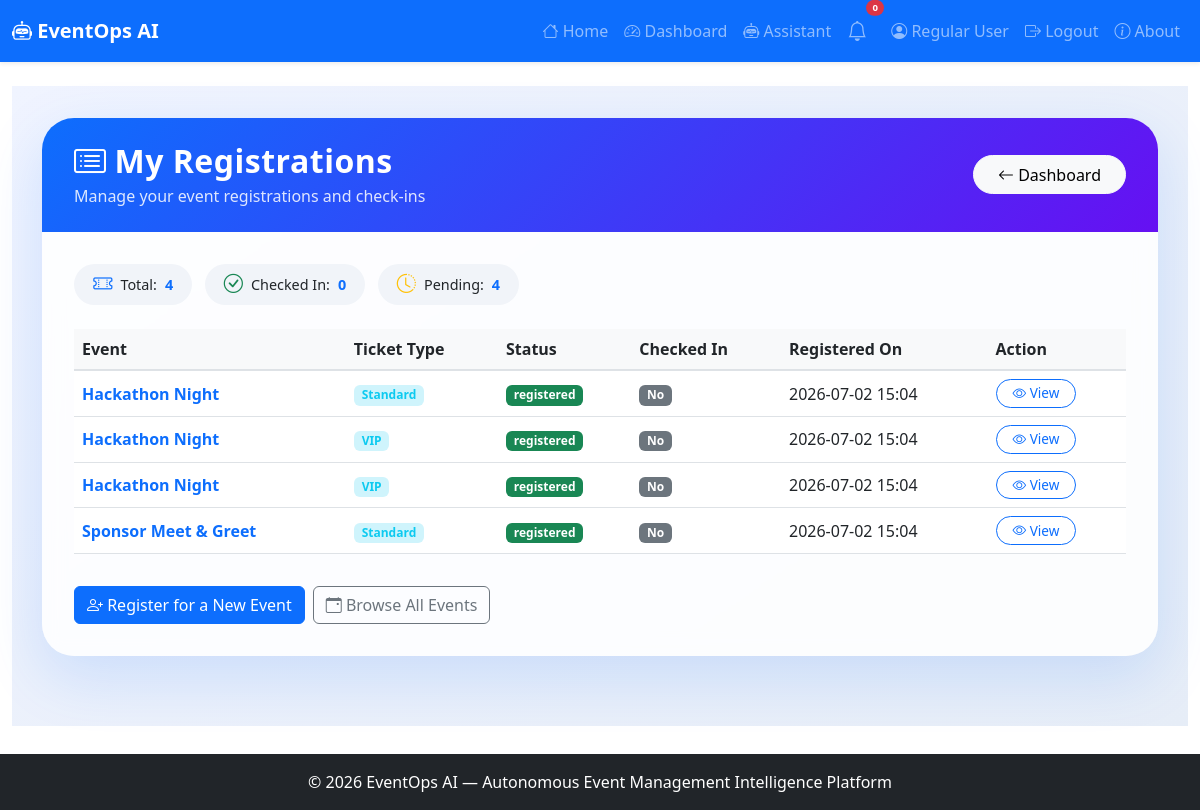
The page /user/registrations (signed in) on the database its author committed.
### app.py (models this page shows, shortened)
class User(UserMixin, db.Model):
    id = db.Column(db.Integer, primary_key=True)
    name = db.Column(db.String(100), nullable=False)
    email = db.Column(db.String(100), unique=True, nullable=False)
    password_hash = db.Column(db.String(200), nullable=False)
    role = db.Column(db.String(20), default='user')
    created_at = db.Column(db.DateTime, default=lambda: datetime.now(timezone.utc))

class Registration(db.Model):
    id = db.Column(db.Integer, primary_key=True)
    user_id = db.Column(db.Integer, db.ForeignKey('user.id'))
    event_id = db.Column(db.Integer, db.ForeignKey('event.id'))
    ticket_type = db.Column(db.String(50))
    status = db.Column(db.String(20), default='registered')
    checked_in = db.Column(db.Boolean, default=False)
    registered_at = db.Column(db.DateTime, default=lambda: datetime.now(timezone.utc))
    user = db.relationship('User', backref='registrations')
    event = db.relationship('Event', backref='registrations')

class Event(db.Model):
    id = db.Column(db.Integer, primary_key=True)
    title = db.Column(db.String(200), nullable=False)
    description = db.Column(db.Text)
    date = db.Column(db.String(50))
    time = db.Column(db.String(50))
    location = db.Column(db.String(200))
    capacity = db.Column(db.Integer)
    status = db.Column(db.String(20), default='upcoming')
    created_at = db.Column(db.DateTime, default=lambda: datetime.now(timezone.utc))

### app.py (the view)
@app.route('/user/registrations')
@login_required
def user_my_registrations():
    registrations = Registration.query.filter_by(user_id=current_user.id).all()
    return render_template('user_registrations.html', registrations=registrations)

### app.py (called while the page is built)
@login_manager.user_loader
def load_user(user_id):
    return User.query.get(int(user_id))

### Templates/user_registrations.html (shortened to what this page needs)
{% extends "base.html" %}
{% block content %}
<div class="registrations-wrapper">
    <div class="container">
        <div class="card registrations-card">
            <div class="card-header d-flex justify-content-between align-items-center flex-wrap">
                <div>
                    <h2><i class="bi bi-card-list me-2"></i>My Registrations</h2>
                    <p>Manage your event registrations and check-ins</p>
                </div>
                <a href="{{ url_for('dashboard') }}" class="btn btn-light btn-back">
                    <i class="bi bi-arrow-left"></i> Dashboard
                </a>
            </div>
            <div class="card-body">
                <div class="mb-3">
                    <span class="stats-badge"><i class="bi bi-ticket-perforated text-primary"></i> Total: <span class="stat-number">{{ registrations|length }}</span></span>
                    <span class="stats-badge"><i class="bi bi-check-circle text-success"></i> Checked In: <span class="stat-number">{{ registrations|selectattr('checked_in', 'equalto', True)|list|length }}</span></span>
                    <span class="stats-badge"><i class="bi bi-clock-history text-warning"></i> Pending: <span class="stat-number">{{ registrations|selectattr('checked_in', 'equalto', False)|list|length }}</span></span>
                </div>
                <div class="table-responsive">
                    <table class="table table-hover align-middle">
                        <thead>
                            <tr>
                                <th>Event</th>
                                <th>Ticket Type</th>
                                <th>Status</th>
                                <th>Checked In</th>
                                <th>Registered On</th>
                                <th>Action</th>
                            </tr>
                        </thead>
                        <tbody>
                            {% for reg in registrations %}
                            <tr>
                                <td><span class="event-title">{{ reg.event.title }}</span></td>
                                <td><span class="badge bg-info-subtle text-info">{{ reg.ticket_type }}</span></td>
                                <td><span class="badge bg-{{ 'success' if reg.status == 'registered' else 'warning' }}">{{ reg.status }}</span></td>
                                <td>
                                    <span class="badge bg-{{ 'success' if reg.checked_in else 'secondary' }}">
                                        {% if reg.checked_in %}<i class="bi bi-check-circle"></i> Yes{% else %}No{% endif %}
                                    </span>
                                </td>
                                <td>{{ reg.registered_at.strftime('%Y-%m-%d %H:%M') }}</td>
                                <td>
                                    <a href="{{ url_for('event_detail', event_id=reg.event_id) }}" class="btn btn-outline-primary btn-sm btn-view">
                                        <i class="bi bi-eye"></i> View
                                    </a>
                                </td>
                            </tr>
                            {% endfor %}
                        </tbody>
                    </table>
                </div>
                <div class="mt-3 d-flex flex-wrap gap-2">
                    <a href="{{ url_for('user_register_event') }}" class="btn btn-primary">
                        <i class="bi bi-person-plus"></i> Register for a New Event
                    </a>
                    <a href="{{ url_for('browse_events') }}" class="btn btn-outline-secondary">
                        <i class="bi bi-calendar-event"></i> Browse All Events
                    </a>
                </div>
            </div>
        </div>
    </div>
</div>
{% endblock %}

### Templates/base.html (shortened to what this page needs)
<!DOCTYPE html>
<html lang="en">
<head>
    <link href="https://cdn.jsdelivr.net/npm/bootstrap@5.3.0/dist/css/bootstrap.min.css" rel="stylesheet">
    <link rel="stylesheet" href="https://cdn.jsdelivr.net/npm/bootstrap-icons@1.11.0/font/bootstrap-icons.css">
    <link rel="stylesheet" href="{{ url_for('static', filename='css/style.css') }}">
</head>
<body>
    <nav class="navbar navbar-expand-lg navbar-dark bg-primary shadow-sm">
        <div class="container-fluid">
            <a class="navbar-brand fw-bold" href="{{ url_for('index') }}">
                <i class="bi bi-robot"></i> EventOps AI
            </a>
            <div class="collapse navbar-collapse" id="navbarNav">
                <ul class="navbar-nav ms-auto align-items-lg-center">
                    <li class="nav-item">
                        <a class="nav-link" href="{{ url_for('index') }}">
                            <i class="bi bi-house"></i> Home
                        </a>
                    </li>
                    {% if current_user.is_authenticated %}
                        <li class="nav-item">
                            <a class="nav-link" href="{{ url_for('dashboard') }}">
                                <i class="bi bi-speedometer2"></i> Dashboard
                            </a>
                        </li>
                        <li class="nav-item">
                            <a class="nav-link" href="{{ url_for('assistant_page') }}">
                                <i class="bi bi-robot"></i> Assistant
                            </a>
                        </li>
                        <li class="nav-item position-relative me-2">
                            <a class="nav-link" href="#" title="Notifications" data-bs-toggle="dropdown">
                                <i class="bi bi-bell fs-5"></i>
                                <span class="position-absolute top-0 start-100 translate-middle badge rounded-pill bg-danger" style="font-size:0.6rem;">
                                    0
                                </span>
                            </a>
                        </li>
                        <li class="nav-item">
                            <a class="nav-link" href="{{ url_for('profile') }}">
                                <i class="bi bi-person-circle"></i> {{ current_user.name }}
                            </a>
                        </li>
                        <li class="nav-item">
                            <a class="nav-link" href="{{ url_for('logout') }}">
                                <i class="bi bi-box-arrow-right"></i> Logout
                            </a>
                        </li>
                    {% endif %}
                    <li class="nav-item">
                        <a class="nav-link" href="{{ url_for('about') }}">
                            <i class="bi bi-info-circle"></i> About
                        </a>
                    </li>
                </ul>
            </div>
        </div>
    </nav>
    <main class="container-fluid py-4">
        {% block content %}{% endblock %}
    </main>
    <footer class="footer bg-dark text-white py-3 mt-4">
        <div class="container text-center">
            <span>© 2026 EventOps AI — Autonomous Event Management Intelligence Platform</span>
        </div>
    </footer>
</body>
</html>

### Static/css/style.css (style rules this page uses)
body { padding-bottom: 60px; }
.footer { position: fixed; bottom: 0; width: 100%; }

### Templates/user_registrations.html (style rules this page uses)
.registrations-wrapper { min-height: 80vh; background: linear-gradient(145deg, #f0f4ff 0%, #e6edf7 100%); padding: 2rem 0; }
.registrations-card { border: none; border-radius: 2rem; background: rgba(255, 255, 255, 0.85); backdrop-filter: blur(10px); box-shadow: 0 20px 60px rgba(13, 110, 253, 0.15); overflow: hidden; }
.registrations-card .card-header { background: linear-gradient(135deg, #0d6efd, #6610f2); color: white; padding: 1.5rem 2rem; border: none; }
.registrations-card .card-header h2 { font-weight: 700; letter-spacing: 0.5px; margin-bottom: 0.2rem; }
.registrations-card .card-header p { opacity: 0.85; margin-bottom: 0; }
.registrations-card .card-body { padding: 2rem 2rem; }
.stats-badge { display: inline-flex; align-items: center; gap: 0.5rem; padding: 0.4rem 1.2rem; border-radius: 50px; background: #f1f4f9; font-size: 0.9rem; margin-right: 0.5rem; margin-bottom: 0.5rem; }
.stats-badge i { font-size: 1.2rem; }
.stats-badge .stat-number { font-weight: 700; color: #0d6efd; }
.btn-back { border-radius: 50px; padding: 0.4rem 1.5rem; }
.table th { background: #f8f9fa; color: #212529; font-weight: 600; border-bottom: 2px solid #dee2e6; }
.table td { vertical-align: middle; }
.table .event-title { font-weight: 600; color: #0d6efd; }
.btn-view { border-radius: 30px; padding: 0.2rem 1rem; font-size: 0.85rem; }

### rows shown on the page
User: name "Regular User"
Registration: event "Hackathon Night", ticket_type "Standard", status "registered", checked_in "No", registered_at "2026-07-02 15:04"
Registration: event "Hackathon Night", ticket_type "VIP", status "registered", checked_in "No", registered_at "2026-07-02 15:04"
Registration: event "Hackathon Night", ticket_type "VIP", status "registered", checked_in "No", registered_at "2026-07-02 15:04"
Registration: event "Sponsor Meet & Greet", ticket_type "Standard", status "registered", checked_in "No", registered_at "2026-07-02 15:04"

### other values the page prints
{{ registrations|length }} "4"
{{ registrations|selectattr('checked_in', 'equalto', True)|list|length }} "0"
{{ registrations|selectattr('checked_in', 'equalto', False)|list|length }} "4"
